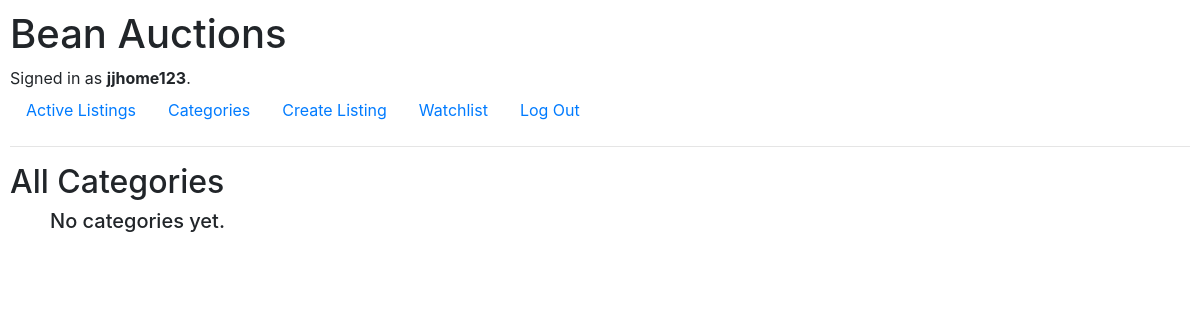
The app's page /categories (signed in), older data.
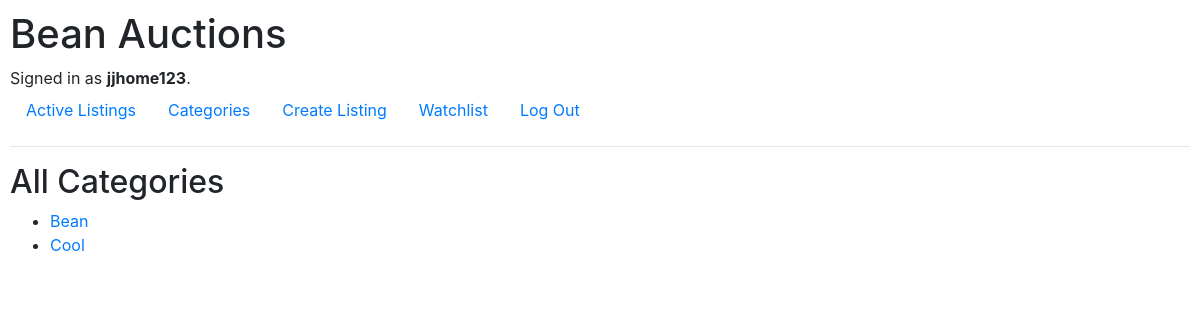
The same page, newer data.
### auctions/models.py (models this page shows, shortened)
class Listing(models.Model):
    active = models.BooleanField(default=True)
    bids = models.ForeignKey(Bid, on_delete=models.CASCADE, related_name="item", blank=True, null=True, default=None)
    datetime = models.DateTimeField(auto_now=True)
    description = models.CharField(max_length=2000)
    image_URL = models.URLField(blank=True)
    lister = models.ForeignKey(get_user_model(), on_delete=models.CASCADE, null=True, default=None)
    title = models.CharField(max_length=64)
    category = models.CharField(max_length=64, blank=True, null=True, default=None)

### auctions/views.py (the view)
# urls.py: path("categories", views.categories, name="categories"),
def categories(request):
    l = Listing.objects.all()
    categories = []
    for listing in l:
        categories.append(listing.category)
    categories=set(categories)
    return render(request, "auctions/categories.html", {
        'categories': categories
    })

### auctions/templates/auctions/categories.html
{% extends "auctions/layout.html" %}
{% block body %}
    <h2>All Categories</h2>
    <ul>
    {% for category in categories %}
    {% if category %}
    <li><a href="{% url 'c_listings' category %}">{{ category }}</a></li>
    {% endif %}
    {% empty %}
    <h5>No categories yet.</h5>
    {% endfor %}
    </ul>
{% endblock %}

Row changes from the older to the newer data that the page shows:
added Listing: categories "Bean"
added Listing: categories "Cool"
Text that changed along with them:
text no longer shown: "No categories yet."
